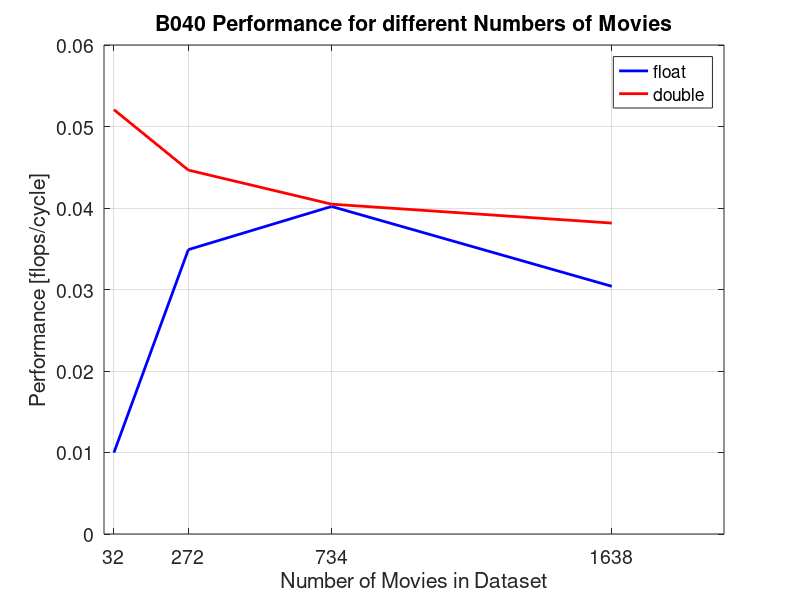
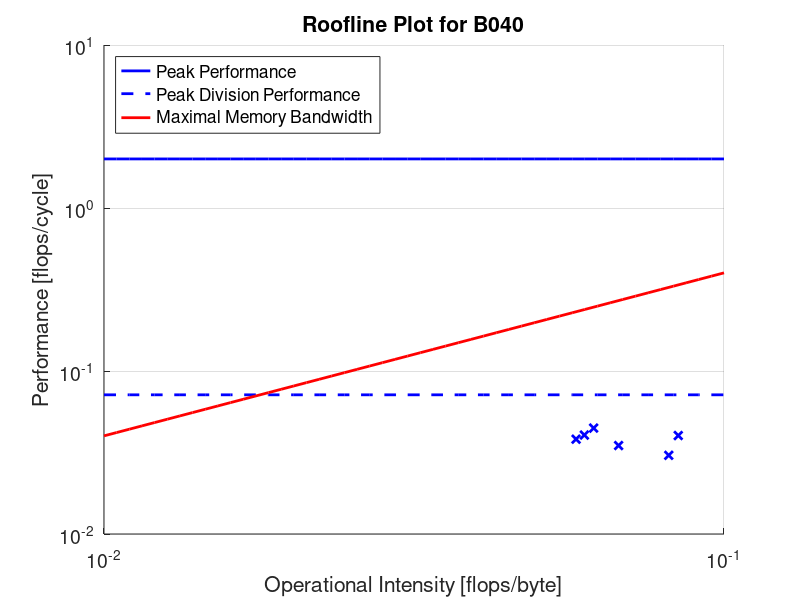

MATLAB code to generate these figures, in order:
%% All measurements are for B040
% compiled with gcc 4.5.2, -O3, cygwin64
data_points_single = [];
data_points_double = [];
roofline_points = [];

%% Performance Analysis 100k full, single precision
num_cycles = 3356005034; % CPU_CLK_UNHALTED.REF_TSC
num_messages = 54912;
% number of flops = FP_COMP_OPS_EXE.SSE_SCALAR_DOUBLE +
%                   FP_COMP_OPS_EXE.SSE_SCALAR_SINGLE + 
%                   FP_COMP_OPS_EXE.X87
num_flops = 72000108 + 12000018 + 18000027;
runtime = 1.019; % seconds
bandwidth_sec = 1.229; % GB/s

bandwidth_cycle = (runtime*bandwidth_sec*1000000000)/num_cycles;
flops_cycle = num_flops/num_cycles;
intensity = flops_cycle/bandwidth_cycle;
roofline_points = [roofline_points; intensity, flops_cycle];

data_points_single = [data_points_single; 1638, flops_cycle];

%% Performance Analysis 100k full, double precision
num_cycles = 31454047181; % CPU_CLK_UNHALTED.REF_TSC
num_messages = 448130;
% number of flops = FP_COMP_OPS_EXE.SSE_SCALAR_DOUBLE +
%                   FP_COMP_OPS_EXE.SSE_SCALAR_SINGLE + 
%                   FP_COMP_OPS_EXE.X87
num_flops = 816001224 + 0 + 384000576;
runtime = 9.553; % seconds
bandwidth_sec = 2.176; % GB/s

bandwidth_cycle = (runtime*bandwidth_sec*1000000000)/num_cycles;
flops_cycle = num_flops/num_cycles;
intensity = flops_cycle/bandwidth_cycle;
roofline_points = [roofline_points; intensity, flops_cycle];

data_points_double = [data_points_double; 1638, flops_cycle];
%% Performance Analysis [dataset user 405] 734 movies, user 405, single precision
num_cycles = 2538003807; % CPU_CLK_UNHALTED.REF_TSC
num_messages = 54330;
% number of flops = FP_COMP_OPS_EXE.SSE_SCALAR_DOUBLE +
%                   FP_COMP_OPS_EXE.SSE_SCALAR_SINGLE + 
%                   FP_COMP_OPS_EXE.X87
num_flops = 78000117 + 6000009 + 18000027;
runtime = 0.771; % seconds
bandwidth_sec = 1.568; % GB/s

bandwidth_cycle = (runtime*bandwidth_sec*1000000000)/num_cycles;
flops_cycle = num_flops/num_cycles;
intensity = flops_cycle/bandwidth_cycle;
roofline_points = [roofline_points; intensity, flops_cycle];

data_points_single = [data_points_single; 734, flops_cycle];
%% Performance Analysis [dataset user 405] 734 movies, user 405, double precision
num_cycles = 16308024462; % CPU_CLK_UNHALTED.REF_TSC
num_messages = 275480;
% number of flops = FP_COMP_OPS_EXE.SSE_SCALAR_DOUBLE +
%                   FP_COMP_OPS_EXE.SSE_SCALAR_SINGLE + 
%                   FP_COMP_OPS_EXE.X87
num_flops = 438000657 + 0 + 222000333;
runtime = 4.953; % seconds
bandwidth_sec = 2.238; % GB/s

bandwidth_cycle = (runtime*bandwidth_sec*1000000000)/num_cycles;
flops_cycle = num_flops/num_cycles;
intensity = flops_cycle/bandwidth_cycle;
roofline_points = [roofline_points; intensity, flops_cycle];

data_points_double = [data_points_double; 734, flops_cycle];
%% Performance Analysis [dataset 512] 272 movies, user 1-10, single precision
num_cycles = 9630014445; % CPU_CLK_UNHALTED.REF_TSC
num_messages = 105670;
% number of flops = FP_COMP_OPS_EXE.SSE_SCALAR_DOUBLE +
%                   FP_COMP_OPS_EXE.SSE_SCALAR_SINGLE + 
%                   FP_COMP_OPS_EXE.X87
num_flops = 204000306 + 30000045 + 102000153;
runtime = 2.925; % seconds
bandwidth_sec = 1.699; % GB/s

bandwidth_cycle = (runtime*bandwidth_sec*1000000000)/num_cycles;
flops_cycle = num_flops/num_cycles;
intensity = flops_cycle/bandwidth_cycle;
roofline_points = [roofline_points; intensity, flops_cycle];

data_points_single = [data_points_single; 272, flops_cycle];
%% Performance Analysis [dataset 512] 272 movies, user 1-10, double precision
num_cycles = 93388140082; % CPU_CLK_UNHALTED.REF_TSC
num_messages = 2083777;
% number of flops = FP_COMP_OPS_EXE.SSE_SCALAR_DOUBLE +
%                   FP_COMP_OPS_EXE.SSE_SCALAR_SINGLE + 
%                   FP_COMP_OPS_EXE.X87
num_flops = 2814004221 + 0 + 1356002034;
runtime = 30.253; % seconds
bandwidth_sec = 2.237; % GB/s

bandwidth_cycle = (runtime*bandwidth_sec*1000000000)/num_cycles;
flops_cycle = num_flops/num_cycles;
intensity = flops_cycle/bandwidth_cycle;
roofline_points = [roofline_points; intensity, flops_cycle];

data_points_double = [data_points_double; 272, flops_cycle];
%% Performance Analysis 32 movies, user 1-100, single precision
num_cycles = 7810011715; % CPU_CLK_UNHALTED.REF_TSC
num_messages = 46139;
% number of flops = FP_COMP_OPS_EXE.SSE_SCALAR_DOUBLE +
%                   FP_COMP_OPS_EXE.SSE_SCALAR_SINGLE + 
%                   FP_COMP_OPS_EXE.X87
num_flops = 54000081 + 12000018 + 12000018;
runtime = 2.372; % seconds
bandwidth_sec = 0.935; % GB/s

bandwidth_cycle = (runtime*bandwidth_sec*1000000000)/num_cycles;
flops_cycle = num_flops/num_cycles;
intensity = flops_cycle/bandwidth_cycle;
%roofline_points = [roofline_points; intensity, flops_cycle];

data_points_single = [data_points_single; 32, flops_cycle];
%% Performance Analysis 32 movies, user 1-100, double precision
num_cycles = 20396030594; % CPU_CLK_UNHALTED.REF_TSC
num_messages = 872656;
% number of flops = FP_COMP_OPS_EXE.SSE_SCALAR_DOUBLE +
%                   FP_COMP_OPS_EXE.SSE_SCALAR_SINGLE + 
%                   FP_COMP_OPS_EXE.X87
num_flops = 768001152 + 0 + 294000441;
runtime = 6.195; % seconds
bandwidth_sec = 0.04; % GB/s

bandwidth_cycle = (runtime*bandwidth_sec*1000000000)/num_cycles;
flops_cycle = num_flops/num_cycles;
intensity = flops_cycle/bandwidth_cycle;
%roofline_points = [roofline_points; intensity, flops_cycle];

data_points_double = [data_points_double; 32, flops_cycle];
%% Perf Plot
plot(data_points_single(:,1), data_points_single(:,2),'-b', 'LineWidth',2);
hold on; grid on;
plot(data_points_double(:,1), data_points_double(:,2),'-r', 'LineWidth',2);

fontsize = 14;
title('B040 Performance for different Numbers of Movies');
legend('float','double', 'fontsize', fontsize);
xlabel('Number of Movies in Dataset', 'fontsize', fontsize)
ylabel('Performance [flops/cycle]', 'fontsize', fontsize)

set(gca,'XTick',[32, 272, 734, 1638]);
set(gca,'fontsize', fontsize);
print(gcf, '-r150', 'performance_b040.png', '-dpng');
hold off;
close all;

%% Roofline Plot
figure;
hold on; grid on
x = logspace(-2,-1);

maxBytesCycle = 4;
% flops / cycle
peakPerf = 2;
oneOpCycle = 1;

% Scalar peak performance
ys = ones(length(x),1).*peakPerf;
loglog(x,ys,'-b','LineWidth',2);

% Peak division perf
ys = ones(length(x),1).*(1/14);
loglog(x,ys,'--b','LineWidth',2);

% memory bandwidth
yb = x.*maxBytesCycle;
loglog(x,yb,'r','LineWidth',2);

% measurements
loglog(roofline_points(:,1), roofline_points(:,2), 'xb', 'LineWidth',2);
%text(roofline_points(1,1), roofline_points(1,2),{' big (f)'},'VerticalAlignment','top','HorizontalAlignment','center', 'fontsize', fontsize);
%text(roofline_points(2,1), roofline_points(2,2),{' big (d)'},'VerticalAlignment','middle', 'HorizontalAlignment','right','fontsize', fontsize);
%text(roofline_points(3,1), roofline_points(3,2),{' 732, float'},'VerticalAlignment','middle','HorizontalAlignment','left', 'fontsize', fontsize);
%text(roofline_points(4,1), roofline_points(4,2),{' 732, double'},'VerticalAlignment','bottom','HorizontalAlignment','right', 'fontsize', fontsize);
%text(roofline_points(5,1), roofline_points(5,2),{' medium (f)'},'VerticalAlignment','top','HorizontalAlignment','center', 'fontsize', fontsize);
%text(roofline_points(6,1), roofline_points(6,2),{' medium (d)'},'VerticalAlignment','bottom','HorizontalAlignment','center', 'fontsize', fontsize);

title('Roofline Plot for B040','fontsize', fontsize);
legend('Peak Performance', 'Peak Division Performance','Maximal Memory Bandwidth','Location','northwest');
xlabel('Operational Intensity [flops/byte]', 'fontsize', fontsize)
ylabel('Performance [flops/cycle]', 'fontsize', fontsize)
set(gca,'XScale','log')
set(gca,'YScale','log')
set(gca,'fontsize', fontsize);
print(gcf, '-r150', 'roofline_b040.png', '-dpng');
hold off;